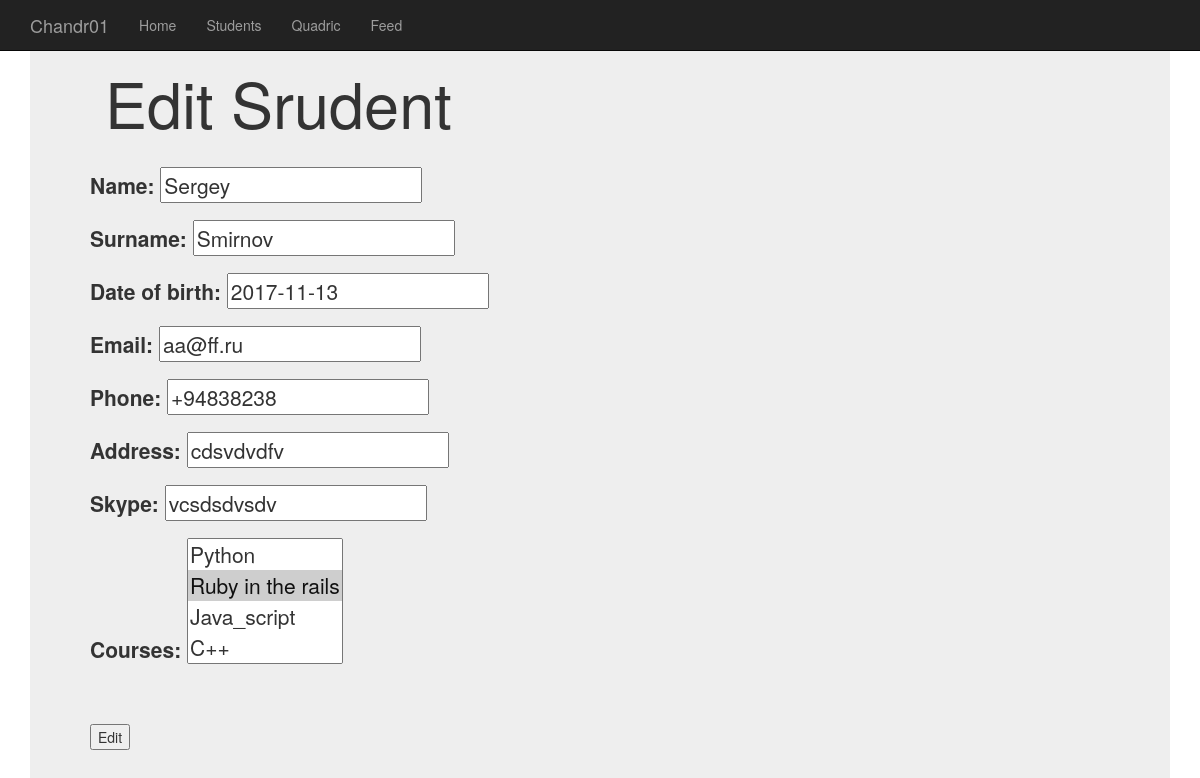
Before: /students/edit/1 with the older database file.
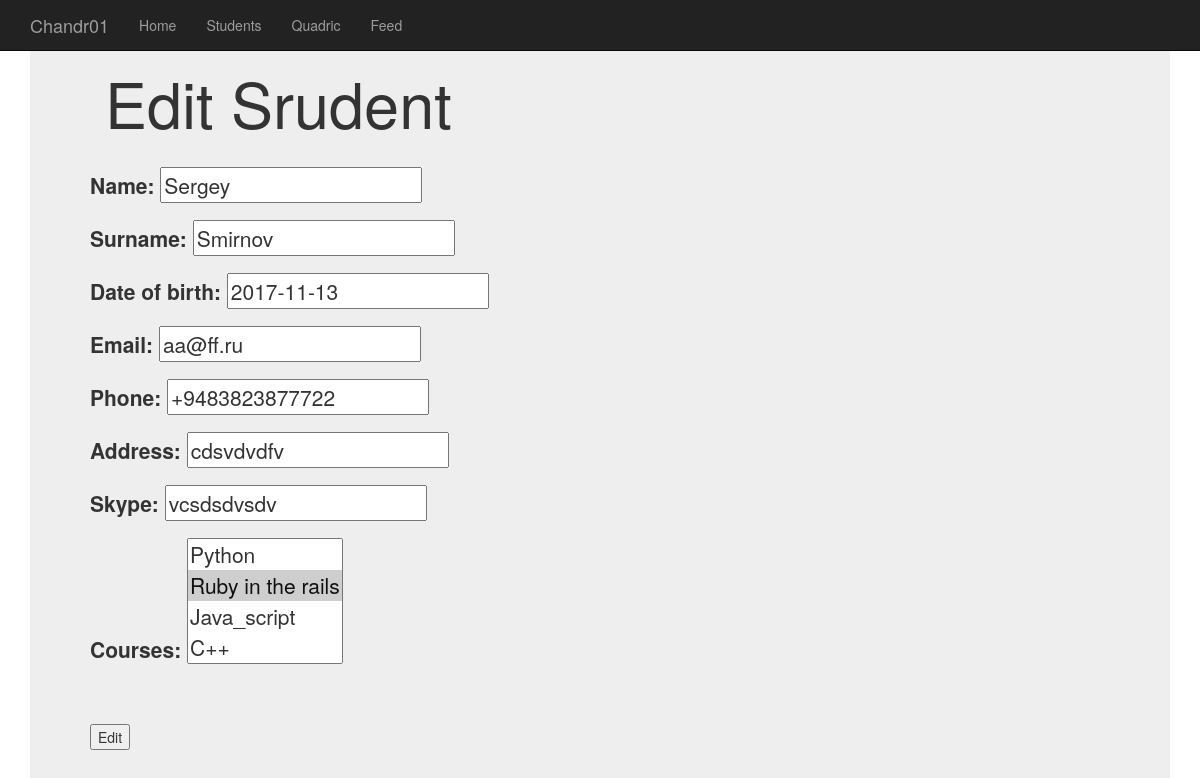
After: the same page with the newer database file.
### course/models.py (models this page shows, shortened)
class Students(models.Model):
    name = models.CharField(max_length=255)
    surname = models.CharField(max_length=255)
    date_of_birth = models.DateField(null=True)
    email = models.EmailField(null=True)
    phone = models.CharField(max_length=255, null=True)
    address = models.CharField(max_length=255, null=True)
    skype = models.CharField(max_length=255, null=True)
    courses = models.ManyToManyField(Course)

class Course(models.Model):
    name = models.CharField(max_length=255)
    short_description = models.CharField(max_length=255)
    description = models.TextField(max_length=2000)
    coach = models.ForeignKey(Coach, null=True, related_name='coach_courses', on_delete=models.DO_NOTHING)
    assistant = models.ForeignKey(Coach, null=True, related_name='assistant_courses', on_delete=models.DO_NOTHING)
    print(coach)
    def __str__(self):
        return str(self.name)

### course/views.py (the view, shortened to what this page needs)
# urls.py: url(r'^students/edit/(?P<pk>\d+)$', views.StudentUpdateView.as_view()),
class StudentUpdateView(SuccessMessageMixin, UpdateView):
    model = Students
    form_class = ModelStudentsEditForm
    success_url = reverse_lazy('list')
    template_name = 'student_edit.html'
    context_object_name = 'form'
    success_message = 'Data Updated'

### course/forms.py
class ModelStudentsEditForm(forms.ModelForm):
    class Meta:
        model = Students
        exclude = ['']

### templates/student_edit.html (shortened to what this page needs)
{% extends "base.html" %}
{% block name %}<h1>Edit Srudent</h1>{% endblock name %}
{% block content %}
<br />
<form method="post">
    {{ form.as_p }}<br />
    <br />
    <input type="submit" name="Edit" value="Edit"/>
</form>
{% endblock content %}

Changed rows visible on the page:
changed Students "Smirnov": phone "+94838238" → "+9483823877722"
